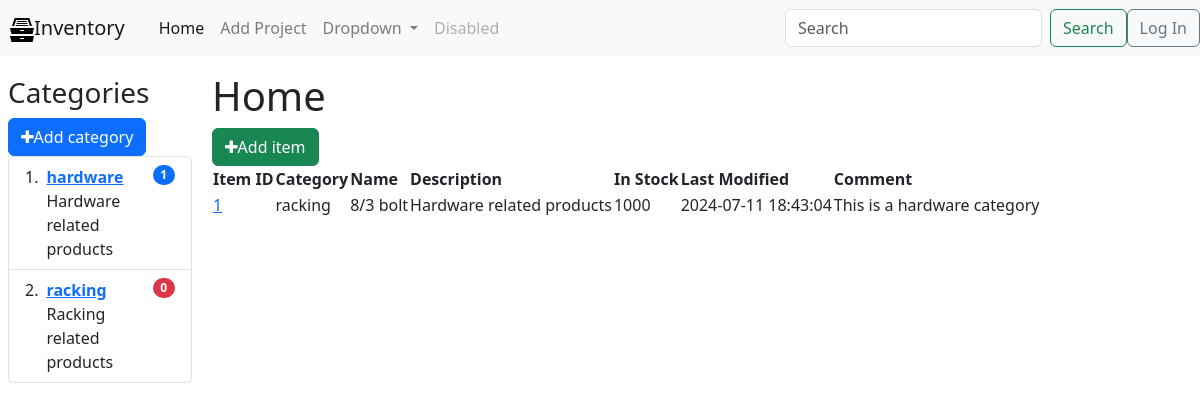
The page / on the database its author committed.
### tables this page shows
CREATE TABLE categories (
  id INTEGER PRIMARY KEY AUTOINCREMENT,
  name VARCHAR(255),
  description TEXT NOT NULL DEFAULT '',
  comment TEXT DEFAULT NULL,
  datetime_added TIMESTAMP DEFAULT CURRENT_TIMESTAMP,
  last_modified TIMESTAMP DEFAULT CURRENT_TIMESTAMP
);

CREATE TABLE products (
  id INTEGER PRIMARY KEY AUTOINCREMENT,
  id_category INTEGER NOT NULL DEFAULT 0,
  name VARCHAR(255),
  description TEXT NOT NULL DEFAULT '',
  instock INTEGER NOT NULL DEFAULT 0,
  comment TEXT NOT NULL DEFAULT '',
  visible INT(1) NOT NULL,
  datetime_added TIMESTAMP DEFAULT CURRENT_TIMESTAMP,
  last_modified TIMESTAMP DEFAULT CURRENT_TIMESTAMP
);

### main.py (the view)
@app.route('/')
def index():
    conn = get_db_connection()
    categories = get_categories_ls()
    products = conn.execute('SELECT * FROM products').fetchall()
    conn.close()
    return render_template('index.html',
                           title="Home",
                           categories=categories,
                           products=products)

### main.py (called while the page is built)
def get_db_connection():
    conn = sqlite3.connect('database.db')
    conn.row_factory = sqlite3.Row
    return conn

def get_categories_ls():
    conn = get_db_connection()
    cur = conn.cursor()
    cur.execute(
        "SELECT c.id AS id, c.name AS name, c.description AS description, c.comment AS comment, COUNT(p.id) AS products_count FROM categories c LEFT JOIN products p ON c.id = p.id_category GROUP BY c.id, c.name"
    )
    categories = cur.fetchall()
    conn.close()
    return categories

### templates/index.html
{% extends 'base.html' %}
{% block content %}
    <h1>{{title}}</h1>
    <div id="toolbar">
      <a href="/addproduct/"><button type="button" class="btn btn-success"><i class="fa fa-plus"></i>Add item</button></a>
    </div>
    <table
      id="main_table"
       data-toggle="table">
      <thead>
        <tr>
          <th>Item ID</th>
          <th>Category</th>
          <th>Name</th>
            <th>Description</th>
            <th>In Stock</th>
            <th>Last Modified</th>
            <th>Comment</th>
        </tr>
      </thead>
      <tbody>
          {% for product in products %}
        <tr>
          <td><a href="{{ url_for('displayInfo', id=product['id']) }}">{{ product['id'] }}</a></td>
          <td>{{ categories[product['id_category']]['name'] }}</td>
            <td>{{ product['name'] }}</td>
            <td>{{ product['description'] }}</td>
            <td>{{ product['instock'] }}</td>
            <td>{{ product['last_modified'] }}</td>
            <td>{{ product['comment'] }}</td>
        </tr>
          {% endfor %}
      </tbody>
    </table>
{% endblock %}

### templates/base.html (shortened to what this page needs)
<!DOCTYPE html>
<html lang="en">
  <head>
      <link rel="stylesheet" href="{{ url_for('static', filename='font-awesome/css/font-awesome.min.css') }}">
    <link rel="stylesheet" href="{{ url_for('static', filename='css/styles.css') }}">
    <link rel="stylesheet" href="https://cdn.jsdelivr.net/npm/bootstrap@4.5.3/dist/css/bootstrap.min.css">
    <link rel="stylesheet" href="https://cdn.jsdelivr.net/npm/bootstrap@5.3.3/dist/css/bootstrap.min.css">
    <link rel="stylesheet" href="https://cdn.jsdelivr.net/npm/bootstrap-icons@1.11.3/font/bootstrap-icons.css">
    <link rel="stylesheet" href="https://cdn.jsdelivr.net/npm/bootstrap-table@1.22.6/dist/bootstrap-table.min.css">
  </head>
  <body>
      <nav class="navbar navbar-expand-lg navbar-light bg-light">
        <a class="spacing navbar-brand" href="/">Inventory</a>
        <div class="collapse navbar-collapse" id="navbarSupportedContent">
          <ul class="navbar-nav mr-auto">
            <li class="nav-item active">
              <a class="nav-link" href="/">Home <span class="sr-only">(current)</span></a>
            </li>
            <li class="nav-item">
              <a class="nav-link" href="{{ url_for('addproject') }}">Add Project</a>
            </li>
            <li class="nav-item dropdown">
              <a class="nav-link dropdown-toggle" href="#" id="navbarDropdown" role="button" data-toggle="dropdown" aria-haspopup="true" aria-expanded="false">
                Dropdown
              </a>
            </li>
            <li class="nav-item">
              <a class="nav-link disabled" href="#" tabindex="-1" aria-disabled="true">Disabled</a>
            </li>
          </ul>
          <form class="form-inline my-2 my-lg-0">
            <input class="form-control mr-sm-2" type="search" placeholder="Search" aria-label="Search">
            <button class="btn btn-outline-success my-2 my-sm-0" type="submit">Search</button>
          </form>
          <a href="{{ url_for('login') }}">
          <button type="button" class="btn btn-outline-secondary">Log In</button></a>
        </div>
      </nav>
    <div class="container-fluid">
    <div class="row flex-nowrap">
      <div class="col-auto col-md-3 col-xl-2 px-sm-2 px-0">
        <h3 style="padding-top: 20px;">Categories</h3>
        <div id="toolbar">
          <a href="/addcategory/"><button type="button" class="btn btn-primary"><i class="fa fa-plus"></i>Add category</button></a>
        </div>
        <ol class="list-group list-group-numbered">
          {% for category in categories %}
          {% if title==category['name'] %}
          <li class="list-group-item d-flex justify-content-between align-items-start bg-primary text-light">
          {% else %}
            <li class="list-group-item d-flex justify-content-between align-items-start">
              {% endif %}
            <div class="ms-2 me-auto">
              <div class="fw-bold">
                {% if title==category['name'] %}
                <a class="link-light" href="{{ url_for('category', id=category['id']) }}">{{ category['name']}}</a>
                {% else %}
                <a href="{{ url_for('category', id=category['id']) }}">{{ category['name']}}</a>
                {% endif %}
              </div>
              {{category['description']}}
            </div>
              {% if title==category['name'] %}
              <span class="badge text-bg-light rounded-pill">{{category['products_count']}}</span>
              {% else %}
              {% if category['products_count'] == 0 %}
              <span class="badge text-bg-danger rounded-pill">{{category['products_count']}}</span>
              {% else %}
              <span class="badge text-bg-primary rounded-pill">{{category['products_count']}}</span>
              {% endif %}
              {% endif %}
          </li>
          {% endfor %}
        </ol>
      </div>
      <div class="col py-3 content">
          {% block content %} {% endblock %}
      </div>
    </div>
      </div>
  </body>
</html>

### static/css/styles.css (style rules this page uses)
.spacing { padding-left: 10px; padding-right: 10px; }

### rows shown on the page
categories: name "hardware", description "Hardware related products", products_count "1"
categories: name "racking", description "Racking related products", products_count "0"
products: id "1", name "8/3 bolt", description "Hardware related products", instock "1000", last_modified "2024-07-11 18:43:04", comment "This is a hardware category"

### other values the page prints
{{ title }} "Home"
